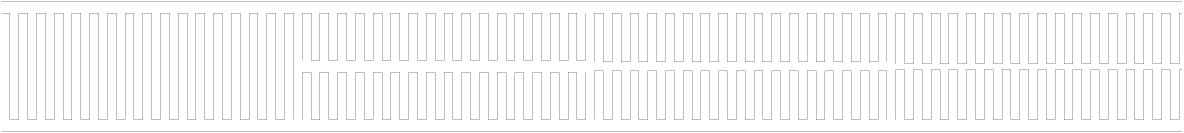
#> input picture 50onda_50lateral_unico_4mm_3mm_2mm.pgm, 4734 x 530 px (shown at 1/4 size); its folder holds only this picture in this run
$ python -i skeleton.py   (imports and definitions only)
#> lines starting #> are read from the running program, lines starting #| are printed output that depends on the picture; after the words box and inside, x2 and y2 are one past the last pixel; in counts of white or black regions, pixels touching at a corner belong together
### components/morphology_tools.py
from __future__ import annotations
import cv2
import numpy as np
from components import skeleton as sk
from skimage.morphology import disk

# from skimage.morphology import disk, thin, binary_dilation, selem
from skimage import morphology
from typing import TYPE_CHECKING

if TYPE_CHECKING:
    from components.layer import Layer
from components.elements import (
    NORMAL_SKELETON_POINT,
    LOOSE_ENDS,
    INTERSECTIONS,
    CUTTEN,
    INTERRUPTED,
    EXCESSIVE_DIAGONALS,
    CROSSES,
)


# [10 lines left out: function closing, not called in this run]


def detect_contours(
    img: np.ndarray, return_img=False, return_hierarchy=False, only_external=False
) -> np.ndarray:
    """Returns the contour and, if asked nicely, the image and the hierarchy"""
    retrieve = cv2.RETR_TREE
    if only_external:
        retrieve = cv2.RETR_EXTERNAL
    area_contour, hierarchy = cv2.findContours(
        img.astype(np.uint8), retrieve, cv2.CHAIN_APPROX_NONE
    )
    if return_img:
        area_contour_img = cv2.drawContours(
            np.zeros_like(img).astype(np.uint8), area_contour, -1, 1
        )
        if return_hierarchy:
            return area_contour, area_contour_img, hierarchy
        return area_contour, area_contour_img
    else:
        if return_hierarchy:
            return area_contour, hierarchy
        return area_contour


def dilation(img: np.ndarray, kernel_img=None, kernel_size=None) -> np.ndarray:
    if kernel_img is None:
        kernel_img = []
        dilated = cv2.dilate(img.astype(np.uint8), morphology.disk(kernel_size))
    if kernel_size is None:
        kernel_size = []
        dilated = cv2.dilate(img.astype(np.uint8), kernel_img.astype(np.uint8))
    return dilated


# [96 lines left out: functions erosion, find_crosses, find_failures, grassfire_wave, gradient, blackhat, not called in this run]


def hitmiss_ends_v2(img):
    # return pcv.morphology.find_tips(img.astype(np.uint8))
    return sk.find_tips(img)


# [90 lines left out: functions make_parabola_kernel, make_mask, make_distancer, opening, not called in this run]


def thinning(img):
    return morphology.thin(img, max_num_iter=None)


def colored_dilation(image, kernel):
    output = cv2.filter2D(src=image, ddepth=2, kernel=kernel)
    return output


# [73 lines left out: functions make_paraboloid_kernel, simulate_hight, not called in this run]

### components/images_tools.py
from __future__ import annotations
import copy
import itertools
from math import e
import random
import cv2
import numpy as np
from components import morphology_tools as mt
from skimage.measure import label
from skimage.segmentation import flood_fill
from components import points_tools as pt
from typing import TYPE_CHECKING
import subprocess
import tempfile
import shutil
import os
import logging
from scipy.ndimage import distance_transform_edt

if TYPE_CHECKING:
    from components.layer import Layer
    from typing import List
    from components.files import System_Paths


# [185 lines left out: functions chain_to_lines, get_min_distance_to_border, choose_closest_to_border, closest_points_btwn_imgs, longer_than, divide_by_connected and 3 more, not called in this run]


def draw_circle(img, center, radius, fill=-1):
    af = tuple(np.flip(center))
    return cv2.circle(img.astype(np.uint8), af, radius, 1, fill)


# [52 lines left out: functions draw_polyline, extend_tangent, esta_contido, not called in this run]


def eliminate_duplicates(lista: List[np.ndarray]):
    list_points = [pt.img_to_points(x) for x in lista]
    # hashes = [hash(str(x)) for x in lista]
    included = []
    no_repetition = []
    for i, t in enumerate(lista):
        if not (list_points[i] in included):
            no_repetition.append(t)
            included.append(list_points[i])
    return no_repetition


# [507 lines left out: functions fill_internal_area, filter_first_unique_images, filter_segments_img_by_length, filter_img_elements_by_openess, final_mapping, areas_interfaces and 3 more, not called in this run]


def has_contact(fail, new_zigzag):
    connection = np.add(fail.astype(np.uint8), new_zigzag.astype(np.uint8))
    return (connection == 2).any()


def image_subtract(gray_img1: np.ndarray, gray_img2: np.ndarray) -> np.ndarray:
    """
    :param gray_img1: numpy.ndarray = Grayscale image data from which gray_img2 will be subtracted
    :param gray_img2: numpy.ndarray = Grayscale image data which will be subtracted from gray_img1
    :return new_img: numpy.ndarray = subtracted image
    This is a function used to subtract values of one
    gray-scale image array from another gray-scale image array. The
    resulting gray-scale image array has a minimum element value of zero.
    That is all negative values resulting from the
    subtraction are forced to zero.
    """
    new_img = gray_img1.astype(np.float64) - gray_img2.astype(
        np.float64
    )  # subtract values
    new_img[np.where(new_img < 0)] = 0  # force negative array values to zero
    new_img = new_img.astype(np.uint8)  # typecast image to 8-bit image
    return new_img


def points_to_img(pts_list, img):
    for p in pts_list:
        img[p[0], p[1]] = 1
    return img


# [256 lines left out: functions neighborhood, neighborhood_routes, dwg_to_binary_image_external, neighborhood_imgs, img_add_border, remove_border and 1 more, not called in this run]


def rotate_img_cw(img: np.ndarray) -> np.ndarray:
    """Rotates 90 degrees clockwise"""
    return cv2.rotate(img.astype(np.uint8), cv2.ROTATE_90_CLOCKWISE)


def rotate_img_ccw(img: np.ndarray) -> np.ndarray:
    """Rotates 90 degrees counterclockwise"""
    return cv2.rotate(img.astype(np.uint8), cv2.ROTATE_90_COUNTERCLOCKWISE)


# [160 lines left out: functions sum_imgs_colored, sum_imgs, take_the_bigger_area, connected_element, extend_line_random_to_touch, rectangle_middle_and_corner_points_expanded and 1 more, not called in this run]

### components/points_tools.py
from ast import List
import itertools
import numpy as np
from components import path_tools
from scipy.spatial import distance
from skimage.morphology import convex_hull_image
from components import images_tools as it


# [17 lines left out: functions closest_point, closest_line, not called in this run]


def contour_to_list(ctr):
    """takes the contour notation of CV2 returns and gives back a list of points (y,x)"""
    return [[x[0][1], x[0][0]] for x in ctr[0].tolist()]


# [7 lines of commented-out code are left out]


# [15 lines left out: function calculate_tangent, not called in this run]


def distance_pts(a, b):
    return distance.euclidean(a, b)


# [45 lines left out: functions list_inside_list, extreme_points, not called in this run]


def img_to_points(img: np.ndarray):
    """Translates a img array as a list of points (y,x)"""
    pts = x_y_para_pontos(np.nonzero(img.astype(bool)))
    return pts


def invert_x_y(pts_list):
    """change (x,y) to (y,x) in a list or vice-versa"""
    return [[a[1], a[0]] for a in pts_list]


# [19 lines left out: functions points_center, calculate_centroid, not called in this run]


def x_y_para_pontos(Xlist_Ylist):
    """[listX, listY] to list(y,x)"""
    pts_list = []
    for i in np.arange(0, len(Xlist_Ylist[0])):
        pts_list.append([Xlist_Ylist[1][i], Xlist_Ylist[0][i]])
    pts_list = invert_x_y(pts_list)
    return pts_list


# [282 lines left out: functions max_e_min_coords_img, merge_close_points, most_distant, most_distant_from, multiple_contours_to_list, organize_points_to_a_polygon and 5 more, not called in this run]

### components/ploters.py
from __future__ import annotations
from typing import TYPE_CHECKING
from matplotlib import pyplot as plt
from components import morphology_tools as mt
import numpy as np
if TYPE_CHECKING:
    from components.files import System_Paths
    from components.layer import Layer


def color_palette(num, saved=False):
    """color_palette: Returns a list of colors length num
    Inputs:
    num        = number of colors to return.
    saved      = use the previously stored color scale, if any (default = False).
    Returns:
    colors     = a list of color lists (RGB values)
    :param num: int
    :return colors: list
    """
    cmap = plt.get_cmap("gist_rainbow")
    colors = cmap(np.linspace(0, 1, num), bytes=True)
    colors = colors[:, 0:3].tolist()
    return colors


# [22 lines left out: functions mapping_thin_walls, mapping_thin_walls_medialAxis, not called in this run]

### components/skeleton.py
from __future__ import annotations
import dis
from email.headerregistry import Group
from math import dist
from turtle import distance
from typing import TYPE_CHECKING

import cv2
import numpy as np
import components.ploters as ploters
import random
from components import morphology_tools as mt, path_tools

from scipy.ndimage import distance_transform_edt
from skimage import morphology as skmorph
from components import images_tools as it
from components import points_tools as pt

if TYPE_CHECKING:
    from typing import List


# def create_prune_skel_ndimage(original_img: np.ndarray, size_prune=0, distance=0):
#     """
#     :param original_img: np.ndarray: binary image to be skeletonized
#     :param size_prune: int: size to prune the skeleton branches
#     :param distance: int: distance threshold to prune the skeleton branches
#     :return sem_galhos: np.ndarray: pruned skeleton image
#     :return dist: np.ndarray: distance transform of the original image
#     :return segment_objects: list: list of contours of the pruned skeleton segments

#     Creates, prunes and divides the skeleton of the original image
#     """
#     skel = skmorph.skeletonize(original_img.astype(bool))
#     skel = skel.astype(np.uint16)
#     dist = cv2.distanceTransform(original_img.astype(np.uint8), cv2.DIST_L2, 5)
#     sem_galhos, segmented_img, segment_objects = prune(
#         skel_img=skel.astype(np.uint16),
#         size=size_prune,
#         distance=distance,
#         dist_map=dist,
#     )
#     return sem_galhos, dist, segment_objects


# [865 lines left out: functions medial_axis, medial_axis_transform, break_too_big_parts, extend_origins_perpendicular_to_border, filter_trunks_with_smaller_than, reduce_origin and 11 more, not called in this run]

>>> import cv2
>>> picture = cv2.imread('../50onda_50lateral_unico_4mm_3mm_2mm.pgm', cv2.IMREAD_GRAYSCALE)
#> picture: shape (530, 4734); 97.2% white; black in thin lines or dots
>>> result = medial_axis_transform(picture)
#> in medial_axis, `ma = skmorph.skeletonize(original_img.astype(bool), method=method)`:
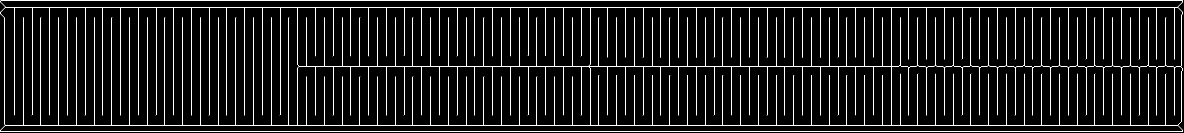
#> ma: shape (530, 4734) bool (shown at 1/4 size); 3.1% white in thin lines or dots
#> the loop in find_branch_pts, `for kernel in kernels:` made 16 passes
#> pass 1, in find_branch_pts, `branch_pts_img = np.logical_or( cv2.morphologyEx( skel_img.astype(np.u..`:
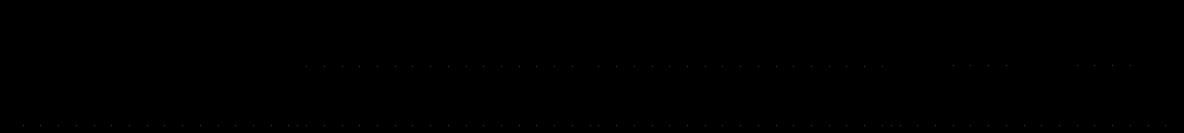
#> branch_pts_img: shape (530, 4734) bool (shown at 1/4 size); 0% white in thin lines or dots, all inside (x1, y1, x2, y2) = (92, 261, 4664, 502)
#> in dilation, `dilated = cv2.dilate(img.astype(np.uint8), morphology.disk(kernel_size))`:
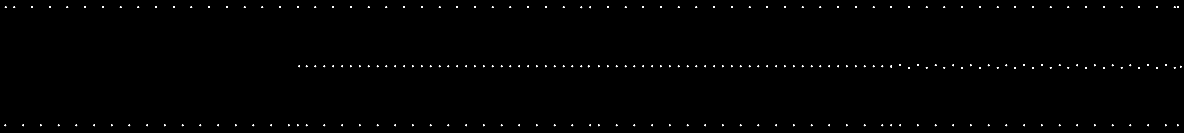
#> dilated: shape (530, 4734) (shown at 1/4 size); values 0 (black) and 1 (white), 0.28% white; 240 white regions, largest, box (x1, y1, x2, y2) and area: (2351, 262, 2359, 269) 36, (3561, 262, 3568, 270) 36, (19, 25, 26, 32) 29
#> in image_subtract, `new_img = gray_img1.astype(np.float64) - gray_img2.astype( np.float64 )`:
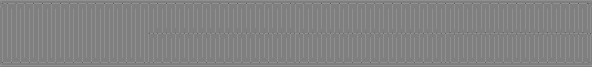
#> new_img: shape (530, 4734) float64 (shown at 1/8 size); min -1, max 1, mean 0.0279; drawn with min black and max white
#> in image_subtract, `new_img[np.where(new_img < 0)] = 0`:
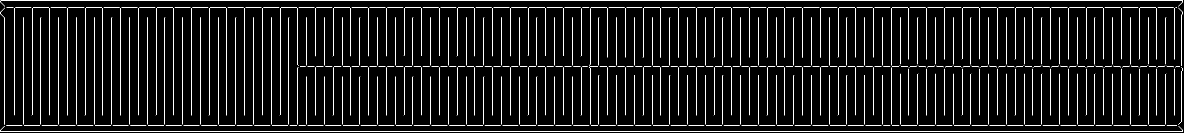
#> new_img: shape (530, 4734) float64 (shown at 1/4 size); values 0 (black) and 1 (white), 3% white in thin lines or dots
#> in detect_contours, `area_contour, hierarchy = cv2.findContours( img.astype(np.uint8), retr..`: area_contour = 474 contours, all with area under 20
#> in segment_skeleton, `rand_color = ploters.color_palette(num=len(segment_objects), saved=Fal..`: rand_color = 474 items, first 6: [255, 0, 40], [255, 0, 40], [255, 0, 35], [255, 0, 35], [255, 0, 30], [255, 0, 30]
#> after the loop in segment_skeleton, `for i, _ in enumerate(segment_objects):`:
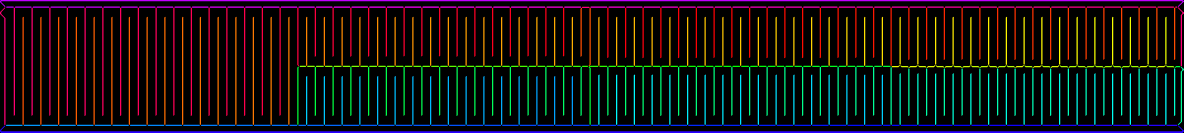
#> segmented_img: shape (530, 4734, 3) (shown at 1/4 size); mean B, G, R 18, 17.3, 22.3
#> in medial_axis, `_, segment_objects = segment_skeleton(ma)`: segment_objects = 474 contours, all with area under 20
#> after the loop in medial_axis, `for x in segment_objects:`: segment_pixl_coords = 474 items
#> in medial_axis, `dist = distance_transform_edt(original_img)`:
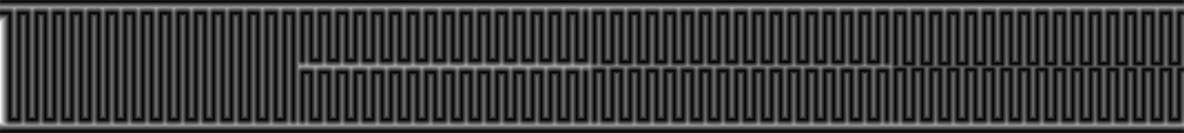
#> dist: shape (530, 4734) float64 (shown at 1/4 size); min 0, max 39.46, mean 9.5; drawn with min black and max white

$ run again, on Peça1.pgm
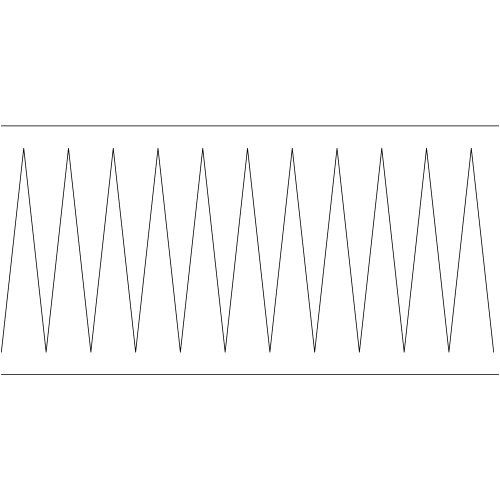
#> input picture Peça1.pgm, 1000 x 1000 px (shown at 1/2 size)
#> picture is the input picture: shape (1000, 1000); min 0, max 255, mean 250.7
#> dilated: shape (1000, 1000); values 0 (black) and 1 (white), 3.4% white; 387 white regions, largest, box (x1, y1, x2, y2) and area: (88, 302, 96, 697) 2176, (267, 302, 275, 697) 2176, (446, 303, 454, 696) 2152
#> in image_subtract, `new_img[np.where(new_img < 0)] = 0`:
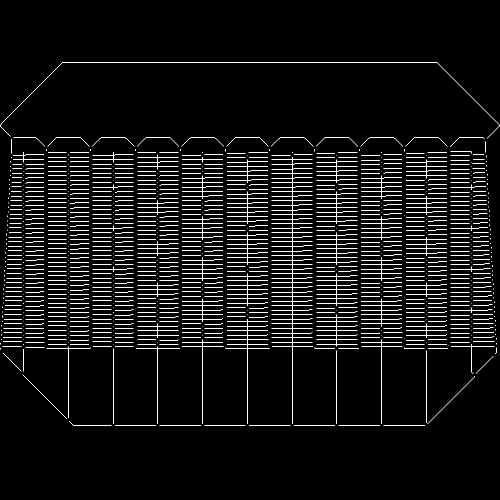
#> new_img: shape (1000, 1000) float64 (shown at 1/2 size); values 0 (black) and 1 (white), 4.3% white in thin lines or dots, all inside (x1, y1, x2, y2) = (1, 125, 999, 852)
#> area_contour = 962 contours, 961 with area under 20; largest, box (x1, y1, x2, y2) and area: (543, 314, 626, 848) 84
#> in segment_skeleton, `segment_objects = mt.detect_contours(segments)`: segment_objects has the same summary as area_contour in detect_contours
#> rand_color = 962 items, first 6: [255, 0, 40], [255, 0, 40], [255, 0, 40], [255, 0, 40], [255, 0, 35], [255, 0, 35]
#> in medial_axis, `_, segment_objects = segment_skeleton(ma)`: segment_objects has the same summary as area_contour in detect_contours
#> the loop in medial_axis, `for x in segment_objects:` made 962 passes
#> after the loop in medial_axis, `for x in segment_objects:`: segment_pixl_coords = 962 items
#> in medial_axis, `dist = distance_transform_edt(original_img)`:
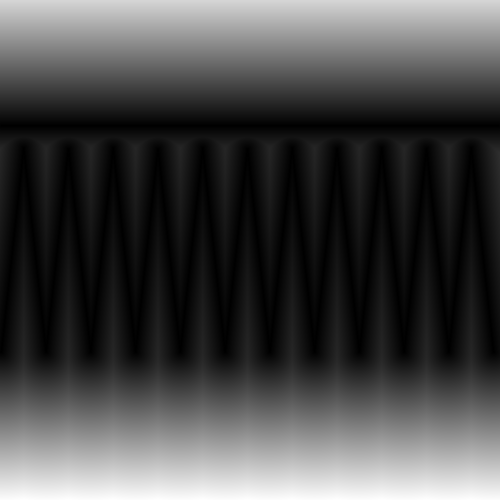
#> dist: shape (1000, 1000) float64 (shown at 1/2 size); min 0, max 299.4, mean 83.6; drawn with min black and max white

$ run again, on Peça2.pgm
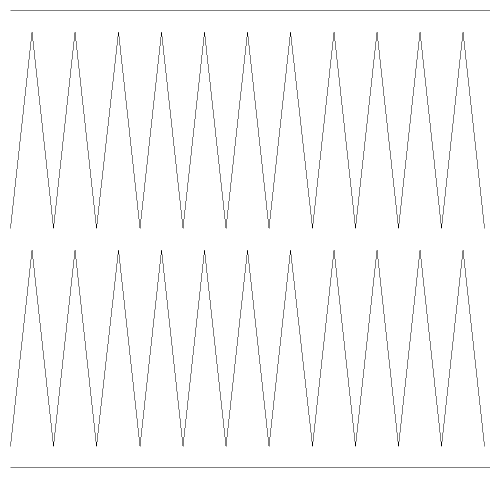
#> input picture Peça2.pgm, 1000 x 955 px (shown at 1/2 size)
#> picture: shape (955, 1000); 98% white; black in thin lines or dots
#> dilated: shape (955, 1000); values 0 (black) and 1 (white), 4.7% white; 996 white regions, largest, box (x1, y1, x2, y2) and area: (577, 106, 585, 380) 1407, (577, 542, 585, 816) 1407, (621, 105, 628, 379) 1360
#> area_contour = 2289 contours, 1793 with area under 20; largest, box (x1, y1, x2, y2) and area: (240, 842, 980, 890) 12100, (240, 406, 980, 456) 12100, (628, 768, 976, 816) 9334, (240, 768, 577, 816) 9334, (628, 613, 968, 661) 9334
#> in segment_skeleton, `segment_objects = mt.detect_contours(segments)`: segment_objects has the same summary as area_contour in detect_contours
#> rand_color = 2289 items, first 6: [255, 0, 40], [255, 0, 40], [255, 0, 40], [255, 0, 40], [255, 0, 40], [255, 0, 40]
#> after the loop in segment_skeleton, `for i, _ in enumerate(segment_objects):`:
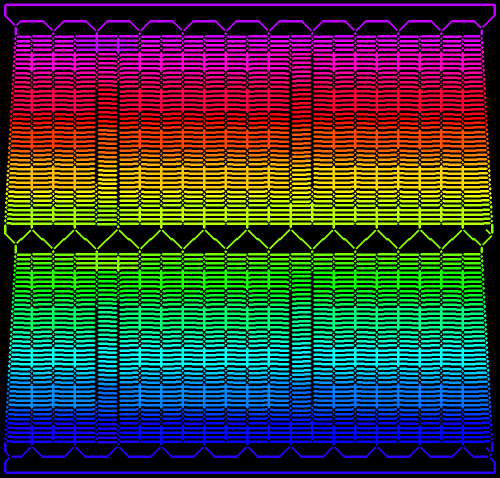
#> segmented_img: shape (955, 1000, 3) (shown at 1/2 size); mean B, G, R 53.3, 61, 56.2
#> in medial_axis, `_, segment_objects = segment_skeleton(ma)`: segment_objects has the same summary as area_contour in detect_contours
#> the loop in medial_axis, `for x in segment_objects:` made 2289 passes
#> after the loop in medial_axis, `for x in segment_objects:`: segment_pixl_coords = 2289 items
#> in medial_axis_transform, `medial_transform = sem_galhos * sem_galhos_dist`:
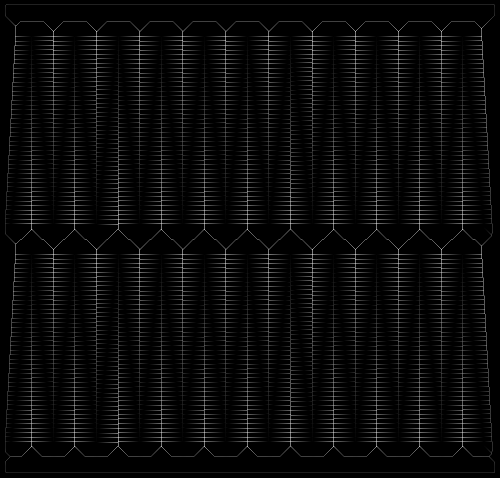
#> medial_transform: shape (955, 1000) float64 (shown at 1/2 size); min 0, max 43.01, mean 1.6; drawn with min black and max white
